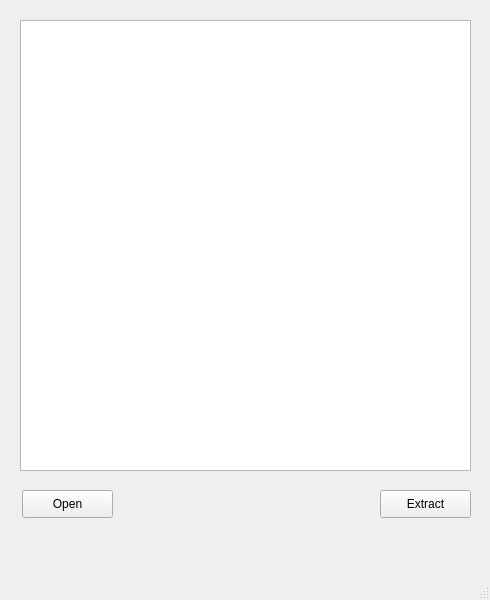
<?xml version="1.0" encoding="UTF-8"?>
<ui version="4.0">
 <class>MainWindow</class>
 <widget class="QMainWindow" name="MainWindow">
  <property name="geometry">
   <rect>
    <x>0</x>
    <y>0</y>
    <width>490</width>
    <height>600</height>
   </rect>
  </property>
  <property name="windowTitle">
   <string>Civilization VI Sound Bank Extractor</string>
  </property>
  <widget class="QWidget" name="centralwidget">
   <widget class="QListWidget" name="soundWavesOpened">
    <property name="geometry">
     <rect>
      <x>20</x>
      <y>20</y>
      <width>451</width>
      <height>451</height>
     </rect>
    </property>
    <property name="layoutMode">
     <enum>QListView::SinglePass</enum>
    </property>
   </widget>
   <widget class="QPushButton" name="openButton">
    <property name="geometry">
     <rect>
      <x>22</x>
      <y>490</y>
      <width>91</width>
      <height>28</height>
     </rect>
    </property>
    <property name="text">
     <string>Open</string>
    </property>
   </widget>
   <widget class="QPushButton" name="extractButton">
    <property name="geometry">
     <rect>
      <x>380</x>
      <y>490</y>
      <width>91</width>
      <height>28</height>
     </rect>
    </property>
    <property name="text">
     <string>Extract</string>
    </property>
   </widget>
  </widget>
  <widget class="QMenuBar" name="menubar">
   <property name="geometry">
    <rect>
     <x>0</x>
     <y>0</y>
     <width>490</width>
     <height>26</height>
    </rect>
   </property>
  </widget>
  <widget class="QStatusBar" name="statusbar"/>
 </widget>
 <resources/>
 <connections/>
</ui>
